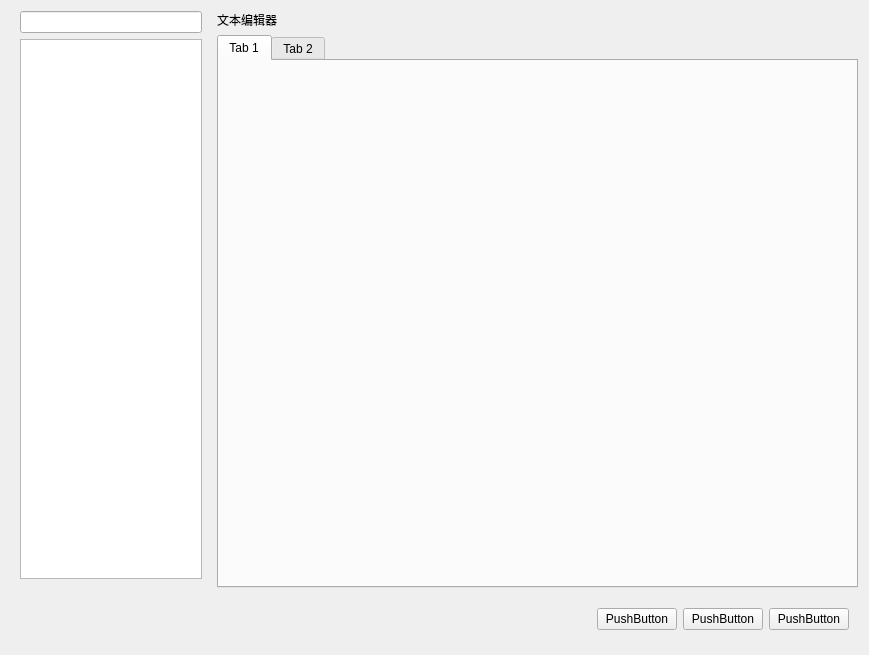
<?xml version="1.0" encoding="UTF-8"?>
<ui version="4.0">
 <class>Widget</class>
 <widget class="QWidget" name="Widget">
  <property name="geometry">
   <rect>
    <x>0</x>
    <y>0</y>
    <width>869</width>
    <height>655</height>
   </rect>
  </property>
  <property name="windowTitle">
   <string>Widget</string>
  </property>
  <layout class="QVBoxLayout" name="verticalLayout_3">
   <item>
    <layout class="QHBoxLayout" name="horizontalLayout_2">
     <item>
      <widget class="QWidget" name="widget" native="true">
       <property name="minimumSize">
        <size>
         <width>200</width>
         <height>0</height>
        </size>
       </property>
       <property name="maximumSize">
        <size>
         <width>200</width>
         <height>16777215</height>
        </size>
       </property>
       <layout class="QVBoxLayout" name="verticalLayout">
        <property name="topMargin">
         <number>0</number>
        </property>
        <item>
         <widget class="QLineEdit" name="lineEdit"/>
        </item>
        <item>
         <widget class="QListWidget" name="listWidget"/>
        </item>
       </layout>
      </widget>
     </item>
     <item>
      <layout class="QVBoxLayout" name="verticalLayout_2">
       <item>
        <widget class="QLabel" name="label">
         <property name="text">
          <string>文本编辑器</string>
         </property>
        </widget>
       </item>
       <item>
        <widget class="QTabWidget" name="tabWidget">
         <property name="currentIndex">
          <number>0</number>
         </property>
         <widget class="QWidget" name="tab">
          <attribute name="title">
           <string>Tab 1</string>
          </attribute>
         </widget>
         <widget class="QWidget" name="tab_2">
          <attribute name="title">
           <string>Tab 2</string>
          </attribute>
         </widget>
        </widget>
       </item>
      </layout>
     </item>
    </layout>
   </item>
   <item>
    <widget class="QWidget" name="widget_2" native="true">
     <property name="minimumSize">
      <size>
       <width>0</width>
       <height>50</height>
      </size>
     </property>
     <property name="maximumSize">
      <size>
       <width>16777215</width>
       <height>50</height>
      </size>
     </property>
     <layout class="QHBoxLayout" name="horizontalLayout">
      <item>
       <spacer name="horizontalSpacer">
        <property name="orientation">
         <enum>Qt::Horizontal</enum>
        </property>
        <property name="sizeHint" stdset="0">
         <size>
          <width>40</width>
          <height>20</height>
         </size>
        </property>
       </spacer>
      </item>
      <item>
       <widget class="QPushButton" name="pushButton">
        <property name="text">
         <string>PushButton</string>
        </property>
       </widget>
      </item>
      <item>
       <widget class="QPushButton" name="pushButton_2">
        <property name="text">
         <string>PushButton</string>
        </property>
       </widget>
      </item>
      <item>
       <widget class="QPushButton" name="pushButton_3">
        <property name="text">
         <string>PushButton</string>
        </property>
       </widget>
      </item>
     </layout>
    </widget>
   </item>
  </layout>
 </widget>
 <resources/>
 <connections/>
</ui>
